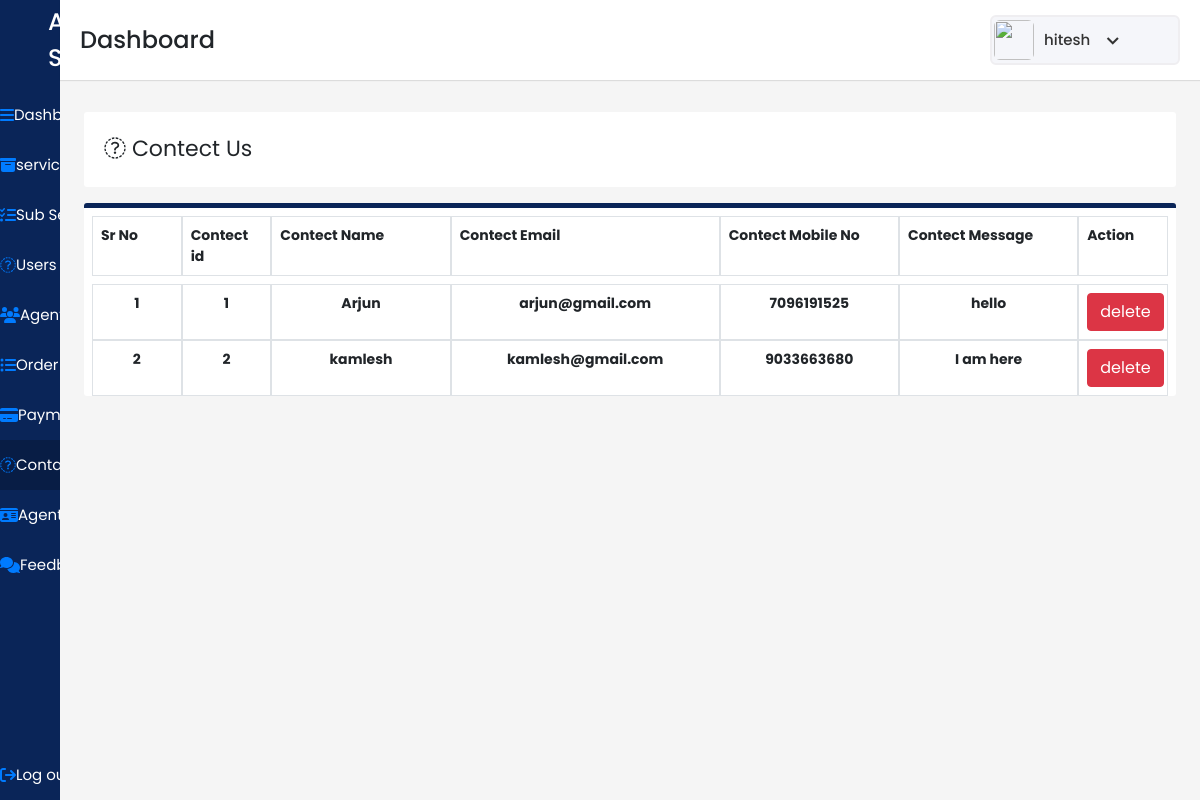
The app's page /admindash/contectus/ (signed in) with its own data.
### user/models.py (models this page shows)
class Contactform(models.Model):
    contactid=models.IntegerField(primary_key=True)
    contactname=models.CharField(max_length=200,null=FALSE)
    contactemail=models.EmailField(max_length=30,null=FALSE)
    contactmobileno=models.CharField(max_length=10,null=FALSE)
    contactmessage=models.CharField(max_length=300)

### adminpan/views.py (the view)
# urls.py: path('contectus/',views.contectus,name='contectus'),
@login_required(login_url="/login/")
def contectus(request):
    allcontactform=Contactform.objects.all()
    context={'Contactforms':allcontactform}
    return render(request,"Contect-Us.html",context)

### adminpan/templates/Contect-Us.html (shortened to what this page needs)
{% load static %}
<!DOCTYPE html>
<html lang="en" dir="ltr">
  <head>
    <link rel="stylesheet" href="{% static "./style.css" %}">
   <link href="{% static "https://unpkg.com/boxicons@2.0.7/css/boxicons.min.css" %}" rel='stylesheet'>
    <link rel="stylesheet" href="{% static "path/to/font-awesome/css/font-awesome.min.css"  %}">
    <link href="{% static "https://cdn.jsdelivr.net/npm/bootstrap@5.1.3/dist/css/bootstrap.min.css"  %}" rel="stylesheet">
    <link href="{% static "https://cdn.jsdelivr.net/npm/bootstrap@5.1.3/dist/css/bootstrap.min.css" %}" rel="stylesheet">
    <link rel="stylesheet" href="{% static "./css/bootstrap.min.css" %}">
    <link href="{% static "https://stackpath.bootstrapcdn.com/bootstrap/4.4.1/css/bootstrap.min.css" %}" rel="stylesheet"/>
  </head>
<body>
  <div class="sidebar">
    <div class="logo-details pl-5">
      <span class="logo_name">All in Services</span>
    </div>
      <ul class="nav-links">
        <li>
          <a href={% url 'adminpan' %} >
            <i class="fa fa-bars" aria-hidden="true"></i>
            <span class="links_name">Dashboard</span>
          </a>
        </li>
        <li>
          <a href={% url 'services' %}>
            <i class="fa fa-archive" aria-hidden="true"></i>
            <span class="links_name">services</span>
        </li>
        <li>
          <a href={% url 'subservices' %}>
            <i class="fa fa-tasks" aria-hidden="true"></i>
            <span class="links_name">Sub Service</span>
        </li>
        <li>
          <a href={% url 'users' %}>
            <i class="fa fa-user-o" aria-hidden="true"></i>
            <span class="links_name">Users</span>
        </li>
        <li>
          <a href={% url 'agent' %}>
            <i class="fa fa-users" aria-hidden="true"></i>
            <span class="links_name">Agent</span>
        </li>
        <li>
          <a href={% url 'order' %}>
            <i class="fa fa-list-ul" aria-hidden="true"></i>
            <span class="links_name">Order list</span>
        </li>
        <li>
          <a href={% url 'payment' %}>
            <i class="fa fa-credit-card-alt" aria-hidden="true"></i>
            <span class="links_name">Payment</span>
        </li>
        <li>
          <a href={% url 'contectus' %} class="active">
            <i class="fa fa-envelope-o" aria-hidden="true"></i>
            <span class="links_name">Contact Us</span>
          </a>
        </li>
        <li>
          <a href={% url 'agentkyc' %}>
            <i class="fa fa-id-card" aria-hidden="true"></i>
            <span class="links_name">Agent KYC</span>
        </li>
        <li>
          <a href={% url 'feedback' %}>
            <i class="fa fa-comments" aria-hidden="true"></i>
            <span class="links_name">Feedback</span>
        </li>
        <li class="log_out">
          {% if request.user.is_authenticated %}
          <a href="{% url 'logout' %}" >
            <i class="fa fa-sign-out" aria-hidden="true"></i>
            <span class="links_name">Log out</span>
          </a>
          {% endif %}
        </li>
      </ul>
    </div>
  <section class="home-section">
    <nav>
      <div class="sidebar-button">
        <span class="dashboard">Dashboard</span>
      </div>
      <div class="profile-details">
        <img src={% static "./images/All_in_one2.png" %} alt="">
        <span class="admin_name">{{user.username}}</span>
        <i class='bx bx-chevron-down' ></i>
      </div>
    </nav>
    <section>
      <section id="users" class="p-4" >
          <div class="users mt-5">
            <div class=" user-title">
              <i class="fa fa-envelope-o" aria-hidden="true"></i>
                Contect Us
            </div>
          </div>
          <div class="user-list mt-3">
            <div class="row m-2">
              <div class="col-md-1 border p-2">
                <b>Sr No</b>
              </div>
              <div class="col-md-1 border p-2">
                <b>Contect id</b>
              </div>
              <div class="col-md-2 border p-2">
                <b>Contect Name</b>
              </div>
              <div class="col-md-3 border p-2">
                <b>Contect Email</b>
              </div>
              <div class="col-md-2 border p-2 ">
                <b>Contect Mobile No</b>
              </div>
              <div class="col-md-2 border p-2 ">
                <b>Contect Message</b>
              </div>
              <div class="col-md-1 border p-2 ">
                <b>Action</b>
              </div>
            </div>
            <div class="row ml-2 mb-2 mr-2">
              {% for contactform in Contactforms %}
              <div class="col-md-1 border p-2  text-center ">
                <b>{{forloop.counter}}</b>
              </div>
              <div class="col-md-1 border p-2 text-center">
                <b>{{contactform.contactid}}</b>
              </div>
              <div class="col-md-2 border p-2 text-center">
                <b>{{contactform.contactname}}</b>
              </div>
              <div class="col-md-3 border p-2 text-center">
                <b>{{contactform.contactemail}}</b>
              </div>
              <div class="col-md-2 border p-2 text-center">
                <b>{{contactform.contactmobileno}}</b>
              </div>
              <div class="col-md-2 border p-2 text-center">
                <b>{{contactform.contactmessage}}</b>
              </div>
              <div class="col-md-1 border p-2 text-center">
                <a href={% url 'deletedatacontact' contactform.contactid %} method="post" class="d-inline">
                  <input type="submit" class="btn btn-danger" value="delete">
                </a>
              </div>
              {% endfor %}
                </div>
          </div>
      </section>
    </section>
</section>
</body>
</html>

### adminpan/static/style.css (style rules this page uses)
* { margin: 0; padding: 0; box-sizing: border-box; font-family: 'Poppins', sans-serif; }
#users .user-list { font-size: 14px !important; }
.sidebar { position: fixed; height: 100%; width: 240px; background: #0A2558; transition: all 0.5s ease; }
.sidebar .logo-details { height: 80px; display: flex; align-items: center; }
.sidebar .logo-details .logo_name { color: #fff; font-size: 24px; font-weight: 500; }
.sidebar .nav-links { margin-top: 10px; }
.sidebar .nav-links li { position: relative; list-style: none; height: 50px; }
.sidebar .nav-links li a { height: 100%; width: 100%; display: flex; align-items: center; text-decoration: none; transition: all 0.4s ease; }
.sidebar .nav-links li a.active { background: #081D45; }
.sidebar .nav-links li a .links_name { color: #fff; font-size: 15px; font-weight: 400; white-space: nowrap; }
.sidebar .nav-links .log_out { position: absolute; bottom: 0; width: 100%; }
.home-section { position: relative; background: #f5f5f5; min-height: 100vh; width: calc(100% - 240px); left: 240px; transition: all 0.5s ease; }
.home-section nav { display: flex; justify-content: space-between; height: 80px; background: #fff; display: flex; align-items: center; position: fixed; width: calc(100% - 240px); left: 240px; z-index: 100; padding: 0 20px; box-shadow: 0 1px 1px rgba(0, 0, 0, 0.1); transition: all 0.5s ease; }
.home-section nav .sidebar-button { display: flex; align-items: center; font-size: 24px; font-weight: 500; }
.home-section nav .profile-details { display: flex; align-items: center; background: #F5F6FA; border: 2px solid #EFEEF1; border-radius: 6px; height: 50px; min-width: 190px; padding: 0 15px 0 2px; }
nav .profile-details img { height: 40px; width: 40px; border-radius: 6px; object-fit: cover; }
nav .profile-details .admin_name { font-size: 15px; font-weight: 500; color: #333; margin: 0 10px; white-space: nowrap; }
nav .profile-details i { font-size: 25px; color: #333; }
#users { margin-top: 40px; position: absolute; background: #f5f5f5; width: 100%; }
#users .user-title { background-color: white; border-radius: 3px; height: 75px; padding: 20px; font-size: 22px; }
#users .user-list { background-color: white; border-radius: 3px; border-top: 5px solid #0a2558; }
@media (max-width: 1240px) { .sidebar { width: 60px; } }
@media (max-width: 1240px) { .home-section { width: calc(100% - 60px); left: 60px; } }
@media (max-width: 1240px) { .home-section nav { width: calc(100% - 60px); left: 60px; } }

### records on screen
Contactform: contactid "1", contactname "Arjun", contactemail "arjun@gmail.com", contactmobileno "7096191525", contactmessage "hello"
Contactform: contactid "2", contactname "kamlesh", contactemail "kamlesh@gmail.com", contactmobileno "9033663680", contactmessage "I am here"

### other values on screen
{{ user.username }} "hitesh"
